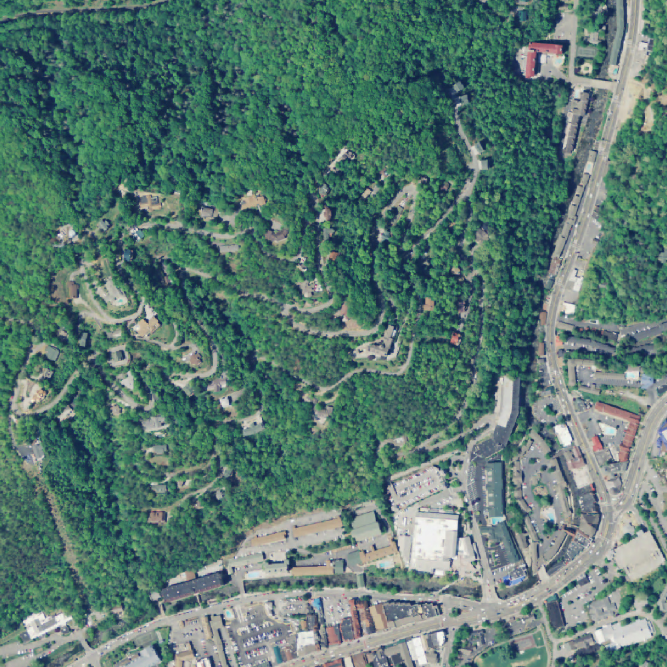
#> input picture Regions_Images/Gatlinburg_Original.png, 2000 x 2000 px, found by its file name (shown at 1/3 size)
$ jupyter execute Croping_Region.ipynb   (shell and % lines are left out)
#> lines starting #> are read from the running program, lines starting #| are printed output that depends on the picture
[cell 1]
# Many of the functions in utils.py use variables defined within FDS.ipynb,
#  so those function can only be used from within that notebook by running the following:
#  %run -i code/utils.py

import pandas as pd
import numpy as np
import math
import numpy as np
import matplotlib
import matplotlib.pyplot as plt
import time
import os.path

from PIL import Image
from mpl_toolkits import mplot3d
from matplotlib import cm
from mpl_toolkits.mplot3d.art3d import Poly3DCollection
from os import path

# Funciones

[cell 2]
def draw_rectangle(image_in,xlb,xub,ylb,yub,image_out,color):
    # Drawing a rectangle in a picture
#> called with image_in = 'Gatlinburg_Original.png', xlb = 550, xub = 650, ylb = 200, yub = 300, image_out = 'burned_region.png'
    dpi = 80
    img = matplotlib.image.imread(image_in)
#> img is the input picture: shape (2000, 2000, 3) float32; mean R, G, B 0.356, 0.477, 0.443
    height, width, nbands = img.shape
#> height = 2000; width = 2000; nbands = 3

    # What size does the figure need to be in inches to fit the image?
    figsize = width / float(dpi), height / float(dpi)
#> figsize = (25, 25)

    figure = plt.figure(figsize=figsize)
    ax = figure.add_axes([0, 0, 1, 1])
    # Hide spines, ticks, etc.
    ax.axis('off')
    rect = matplotlib.patches.Rectangle((xlb,height-yub),xub-xlb,yub-ylb, edgecolor=color, facecolor="none",linewidth=2.5)
    ax.imshow(img)
    ax.add_patch(rect)
    figure.savefig(image_out,dpi=dpi,transparent=True)
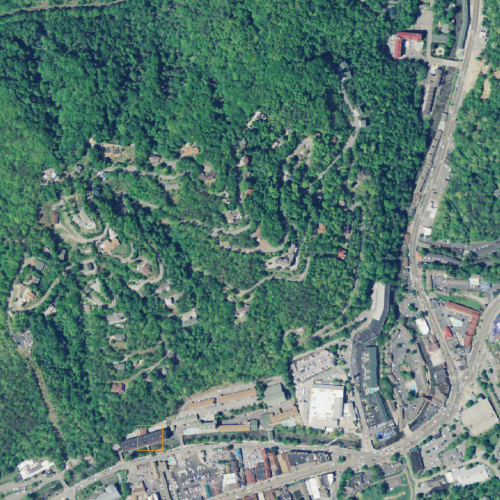
#> figure drawn by matplotlib, 1 panel
    return 0

def crop_rectangle(image_in,xlb,xub,ylb,yub,image_out):
    # Cropping a rectangle from a picture
#> called with image_in = 'Gatlinburg_Original.png', xlb = 800, xub = 1400, ylb = 400, yub = 1000, image_out = 'Mediano.png'
    im  = Image.open(image_in)
    box = (xlb,2000-yub,xub,2000-ylb)
    im.crop(box).save(image_out)
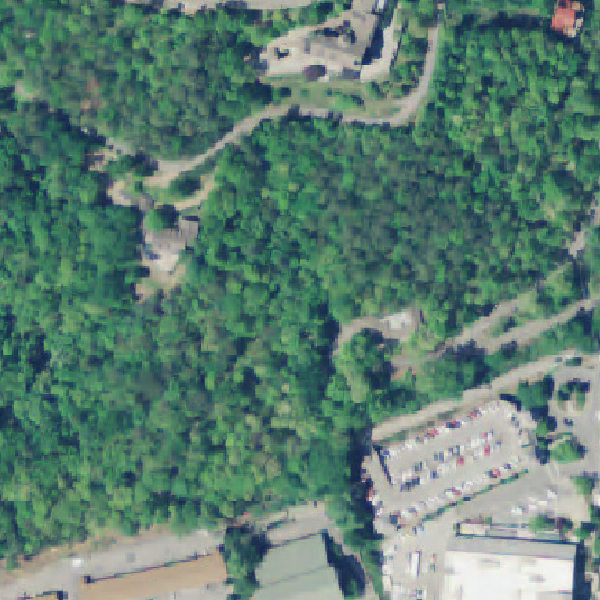
#> saved as Mediano.png: PIL image 600x600 RGB; mean R, G, B 94.3, 126.3, 114
